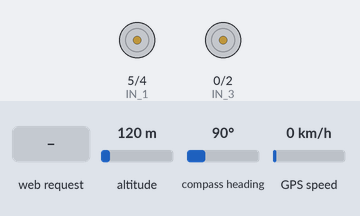
Recording of a sketch running on a simulated ESP8266 (NodeMCU). Shown: motor-driver pin pairs drawn as motors (green arrow = first pin HIGH = forward, orange = second pin HIGH = backward, longer = more drive, scaled by the enable pin). The test bench sets the inputs (shaded band); at power-on: altitude 120 m, compass heading 90°, GPS speed 0 km/h. WiFi joins after 1.5 s; servers stay silent unless stated; the GPS gets a fix after 3 s at 37.7749, -122.4194 with 8 satellites; what the sketch prints to the serial monitor is not drawn.

Above: at 2.7 s.
2.8 s: HTTP request GET /?State=F received
At 3.6 s:
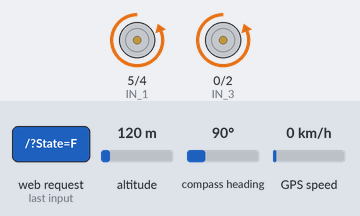
4.3 s: HTTP request GET /?State=B received
At 5.5 s:
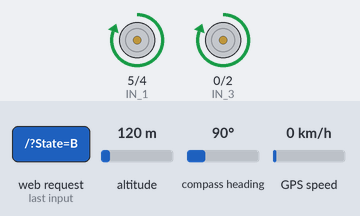
5.8 s: HTTP request GET /?State=L received
At 6.7 s:
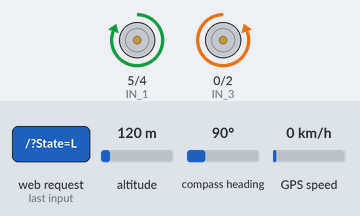
7.3 s: HTTP request GET /?State=R received
At 8.0 s:
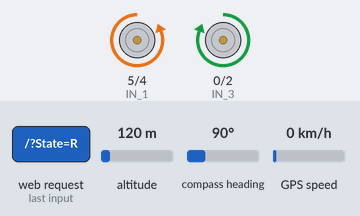
Timing chart, 0 to 9.8 s (numbered marks = the images above; inputs shaded):
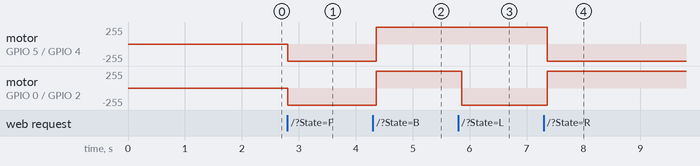

Measured:
- after the input at 2.8 s, motor on GPIO 5 (IN_1) / GPIO 4 (IN_2), motor on GPIO 0 (IN_3) / GPIO 2 (IN_4): stopped → backward 255/255 at once
- after the input at 4.3 s, motor on GPIO 5 (IN_1) / GPIO 4 (IN_2), motor on GPIO 0 (IN_3) / GPIO 2 (IN_4): backward 255/255 → forward 255/255 after 0.06 s
- after the input at 5.8 s, motor on GPIO 0 (IN_3) / GPIO 2 (IN_4): forward 255/255 → backward 255/255 after 0.06 s
- after the input at 7.3 s, motor on GPIO 5 (IN_1) / GPIO 4 (IN_2): forward 255/255 → backward 255/255 after 0.06 s; motor on GPIO 0 (IN_3) / GPIO 2 (IN_4): backward 255/255 → forward 255/255 after 0.06 s

The sketch:

Car.ino
```cpp
#define ENA 16  // Enable/speed motors Right        GPIO16(D0)
#define ENB 14  // Enable/speed motors Left         GPIO15(D6)
#define IN_1 5  // L298N in1 motors Right           GPIO15(D8)
#define IN_2 4  // L298N in2 motors Right           GPIO13(D7)
#define IN_3 0  // L298N in3 motors Left            GPIO2(D4)
#define IN_4 2  // L298N in4 motors Left            GPIO0(D3)
const unsigned char Passive_buzzer = 12;
#include <ESP8266WiFi.h>
#include <WiFiClient.h>
#include <TinyGPS++.h>
#include <SoftwareSerial.h>
#include <ESP8266WebServer.h>
SoftwareSerial GPS_SoftSerial(3, 1); /* (Rx, Tx) */
/* Create an object named gps of the class TinyGPSPlus */
TinyGPSPlus gps;
String command;       //String to store app command state.
int speedCar = 1000;  // 400 - 1023.
int speed_Coeff = 4;
volatile float minutes, seconds;
volatile int degree, secs, mins;
const char* ssid = "DARKMONSTER";
const char* pass = "12345678";
ESP8266WebServer server(80);

void setup() {
  //pinMode (Passive_buzzer,OUTPUT) ;
  pinMode(ENA, OUTPUT);
  pinMode(ENB, OUTPUT);
  pinMode(IN_1, OUTPUT);
  pinMode(IN_2, OUTPUT);
  pinMode(IN_3, OUTPUT);
  pinMode(IN_4, OUTPUT);
  Serial.begin(9600);
  GPS_SoftSerial.begin(9600);


  // Connecting WiFi

  // Connect to WiFi
  WiFi.begin(ssid, pass);

  Serial.print("Connecting to WiFi");
  while (WiFi.status() != WL_CONNECTED) {
    delay(500);
    Serial.print(".");
  }
  Serial.println("Connected to WiFi");

  // Print local IP address
  Serial.print("Local IP address: ");
  Serial.println(WiFi.localIP());

  // Starting Web Server
  server.on("/", HTTP_handleRoot);
  server.onNotFound(HTTP_handleRoot);
  server.begin();
}

void goAhead() {

  digitalWrite(IN_1, LOW);
  digitalWrite(IN_2, HIGH);
  analogWrite(ENA, speedCar);

  digitalWrite(IN_3, LOW);
  digitalWrite(IN_4, HIGH);
  analogWrite(ENB, speedCar);
}

void goBack() {

  digitalWrite(IN_1, HIGH);
  digitalWrite(IN_2, LOW);
  analogWrite(ENA, speedCar);

  digitalWrite(IN_3, HIGH);
  digitalWrite(IN_4, LOW);
  analogWrite(ENB, speedCar);
}

void goRight() {

  digitalWrite(IN_1, HIGH);
  digitalWrite(IN_2, LOW);
  analogWrite(ENA, speedCar);

  digitalWrite(IN_3, LOW);
  digitalWrite(IN_4, HIGH);
  analogWrite(ENB, speedCar);
}

void goLeft() {

  digitalWrite(IN_1, LOW);
  digitalWrite(IN_2, HIGH);
  analogWrite(ENA, speedCar);

  digitalWrite(IN_3, HIGH);
  digitalWrite(IN_4, LOW);
  analogWrite(ENB, speedCar);
}

void goAheadRight() {

  digitalWrite(IN_1, LOW);
  digitalWrite(IN_2, HIGH);
  analogWrite(ENA, speedCar / speed_Coeff);

  digitalWrite(IN_3, LOW);
  digitalWrite(IN_4, HIGH);
  analogWrite(ENB, speedCar);
}

void goAheadLeft() {

  digitalWrite(IN_1, LOW);
  digitalWrite(IN_2, HIGH);
  analogWrite(ENA, speedCar);

  digitalWrite(IN_3, LOW);
  digitalWrite(IN_4, HIGH);
  analogWrite(ENB, speedCar / speed_Coeff);
}

void goBackRight() {

  digitalWrite(IN_1, HIGH);
  digitalWrite(IN_2, LOW);
  analogWrite(ENA, speedCar / speed_Coeff);

  digitalWrite(IN_3, HIGH);
  digitalWrite(IN_4, LOW);
  analogWrite(ENB, speedCar);
}

void goBackLeft() {

  digitalWrite(IN_1, HIGH);
  digitalWrite(IN_2, LOW);
  analogWrite(ENA, speedCar);

  digitalWrite(IN_3, HIGH);
  digitalWrite(IN_4, LOW);
  analogWrite(ENB, speedCar / speed_Coeff);
}

void stopRobot() {

  digitalWrite(IN_1, LOW);
  digitalWrite(IN_2, LOW);
  analogWrite(ENA, speedCar);

  digitalWrite(IN_3, LOW);
  digitalWrite(IN_4, LOW);
  analogWrite(ENB, speedCar);
}
void buzzer() {
  tone(Passive_buzzer, 523);  //DO note 523 Hz
  delay(50);
  tone(Passive_buzzer, 587);  //RE note ...
  delay(50);
  tone(Passive_buzzer, 659);  //MI note ...
  delay(50);
  tone(Passive_buzzer, 783);  //FA note ...
  delay(50);
  tone(Passive_buzzer, 880);  //SOL note ...
  delay(50);
  tone(Passive_buzzer, 987);  //LA note ...
  delay(50);
  tone(Passive_buzzer, 1046);  // SI note ...
  delay(50);
  noTone(Passive_buzzer);
}


void loop() {
  server.handleClient();
  gps1();
  command = server.arg("State");
  if (command == "F") goAhead();
  else if (command == "B") goBack();
  else if (command == "L") goRight();
  else if (command == "R") goLeft();
  else if (command == "I") goAheadRight();
  else if (command == "G") goAheadLeft();
  else if (command == "J") goBackRight();
  else if (command == "V") buzzer();
  else if (command == "H") goBackLeft();
  else if (command == "0") speedCar = 100;
  else if (command == "1") speedCar = 200;
  else if (command == "2") speedCar = 300;
  else if (command == "3") speedCar = 400;
  else if (command == "4") speedCar = 500;
  else if (command == "5") speedCar = 600;
  else if (command == "6") speedCar = 700;
  else if (command == "7") speedCar = 800;
  else if (command == "8") speedCar = 900;
  else if (command == "9") speedCar = 1000;
  else if (command == "S") stopRobot();
}

void HTTP_handleRoot(void) {

  if (server.hasArg("State")) {
    Serial.println(server.arg("State"));
  }
  server.send(200, "text/html", getGpsLocationString());
  delay(1);
}

void gps1() {
  getGpsLocationString();
}

String getGpsLocationString() {
    while (Serial.available()) {
      gps.encode(Serial.read());  // Parse GPS data continuously
    }

    if (gps.location.isValid()) {
      String latitude = String(gps.location.lat(), 6);  // Format latitude with 6 decimal places
      String longitude = String(gps.location.lng(), 6);
      String satellites = String(gps.satellites.value());
      String hdop = String(gps.hdop.hdop(), 1);
      String age = String(gps.location.age(), 2);
      String altitude = String(gps.altitude.meters());
      String deg = String(gps.course.deg());
      String speed = String(gps.speed.kmph(), 2);
      Serial.println(latitude);
      Serial.println(longitude);
      return ValueToJSON(latitude, longitude, satellites, hdop, age, altitude, deg, speed);  // Combine latitude and longitude into a string
    } else {
      return "No GPS fix";  // Return a message if no valid GPS fix is available
    }
  }
//latitude11.203484,longitude 77.344700,satellites 20,hdop 0.9,age 4,altitude 320.80000,deg 14.000,speed 0.2963
String ValueToJSON(String lat, String log, String sat, String hdop, String age, String alt, String deg, String speed) {
  // Access the values from the array
  float humidity = 97;//TandH[0];
  float temperature = 87;//TandH[1];
  float fahrenheit =78;//TandH[2];
  int dis = 0;//filtervalue();
  String wiinfo = "hggh";
    String r = "{\"latitude\": " + String(lat) + ", ";
  r += "\"longitude\": " + String(log) + ", ";
  r += "\"satellites\": " + String(sat) + ", ";
  r += "\"hdop\": " + String(hdop) + ", ";
  r += "\"age\": " + String(age) + ", ";
  r += "\"altitude\": " + String(alt) + ", ";
  r += "\"deg\": " + String(deg) + ", ";
  r += "\"speed\": " + String(speed) + ",";
  r += "\"humidity\": " + String(humidity) + ",";
  r += "\"temperature\": " + String(temperature) + ",";
  r += "\"fahrenheit\": " + String(fahrenheit) + ",";
  r += "\"wifi\": " + wiinfo + ",";
   r += "\"distance\": " + String(dis) + "}";
  return r;
}
```
